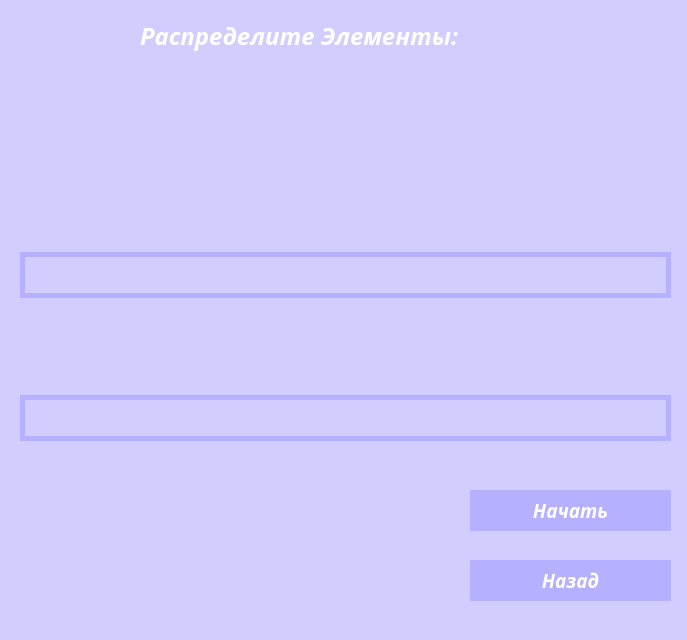
<?xml version="1.0" encoding="UTF-8"?>
<ui version="4.0">
 <class>MainWindow</class>
 <widget class="QMainWindow" name="MainWindow">
  <property name="geometry">
   <rect>
    <x>0</x>
    <y>0</y>
    <width>687</width>
    <height>640</height>
   </rect>
  </property>
  <property name="minimumSize">
   <size>
    <width>684</width>
    <height>640</height>
   </size>
  </property>
  <property name="maximumSize">
   <size>
    <width>687</width>
    <height>640</height>
   </size>
  </property>
  <property name="windowTitle">
   <string>MainWindow</string>
  </property>
  <widget class="QWidget" name="centralwidget">
   <property name="styleSheet">
    <string notr="true">background-color: rgb(209, 205, 255)</string>
   </property>
   <widget class="QLabel" name="label_2">
    <property name="geometry">
     <rect>
      <x>140</x>
      <y>10</y>
      <width>391</width>
      <height>51</height>
     </rect>
    </property>
    <property name="font">
     <font>
      <family>Lucida Sans Typewriter</family>
      <pointsize>18</pointsize>
      <weight>75</weight>
      <italic>true</italic>
      <bold>true</bold>
     </font>
    </property>
    <property name="styleSheet">
     <string notr="true">color:white</string>
    </property>
    <property name="text">
     <string>Распределите Элементы:</string>
    </property>
   </widget>
   <widget class="QLabel" name="label_3">
    <property name="geometry">
     <rect>
      <x>70</x>
      <y>80</y>
      <width>571</width>
      <height>71</height>
     </rect>
    </property>
    <property name="font">
     <font>
      <family>Lucida Sans Typewriter</family>
      <pointsize>18</pointsize>
      <weight>75</weight>
      <italic>true</italic>
      <bold>true</bold>
     </font>
    </property>
    <property name="styleSheet">
     <string notr="true">color:white</string>
    </property>
    <property name="text">
     <string/>
    </property>
   </widget>
   <widget class="QWidget" name="verticalLayoutWidget">
    <property name="geometry">
     <rect>
      <x>20</x>
      <y>160</y>
      <width>651</width>
      <height>281</height>
     </rect>
    </property>
    <layout class="QVBoxLayout" name="verticalLayout">
     <item>
      <widget class="QLabel" name="label_5">
       <property name="font">
        <font>
         <family>Lucida Sans Typewriter</family>
         <pointsize>18</pointsize>
         <weight>75</weight>
         <italic>true</italic>
         <bold>true</bold>
        </font>
       </property>
       <property name="styleSheet">
        <string notr="true">color:white</string>
       </property>
       <property name="text">
        <string/>
       </property>
      </widget>
     </item>
     <item>
      <widget class="QLineEdit" name="lineEdit">
       <property name="font">
        <font>
         <family>Lucida Sans Typewriter</family>
         <pointsize>18</pointsize>
         <weight>75</weight>
         <italic>true</italic>
         <bold>true</bold>
        </font>
       </property>
       <property name="styleSheet">
        <string notr="true">background-color: rgb(209, 205, 255);
border: 5px solid rgb(181, 176, 255);
border-radius:30;
color:white;</string>
       </property>
       <property name="text">
        <string/>
       </property>
       <property name="alignment">
        <set>Qt::AlignLeading|Qt::AlignLeft|Qt::AlignVCenter</set>
       </property>
      </widget>
     </item>
     <item>
      <widget class="QLabel" name="label_4">
       <property name="font">
        <font>
         <family>Lucida Sans Typewriter</family>
         <pointsize>18</pointsize>
         <weight>75</weight>
         <italic>true</italic>
         <bold>true</bold>
        </font>
       </property>
       <property name="styleSheet">
        <string notr="true">color:white</string>
       </property>
       <property name="text">
        <string/>
       </property>
      </widget>
     </item>
     <item>
      <widget class="QLineEdit" name="lineEdit_2">
       <property name="font">
        <font>
         <family>Lucida Sans Typewriter</family>
         <pointsize>18</pointsize>
         <weight>75</weight>
         <italic>true</italic>
         <bold>true</bold>
        </font>
       </property>
       <property name="styleSheet">
        <string notr="true">background-color: rgb(209, 205, 255);
border: 5px solid rgb(181, 176, 255);
border-radius:30;
color:white;</string>
       </property>
       <property name="text">
        <string/>
       </property>
       <property name="alignment">
        <set>Qt::AlignLeading|Qt::AlignLeft|Qt::AlignVCenter</set>
       </property>
      </widget>
     </item>
    </layout>
   </widget>
   <widget class="QPushButton" name="pushButton">
    <property name="geometry">
     <rect>
      <x>470</x>
      <y>490</y>
      <width>201</width>
      <height>41</height>
     </rect>
    </property>
    <property name="font">
     <font>
      <family>Lucida Sans Typewriter</family>
      <pointsize>14</pointsize>
      <weight>75</weight>
      <italic>true</italic>
      <bold>true</bold>
     </font>
    </property>
    <property name="cursor">
     <cursorShape>PointingHandCursor</cursorShape>
    </property>
    <property name="styleSheet">
     <string notr="true">QPushButton{
color:rgb(255, 255, 255);
background-color:rgb(181, 176, 255);
border-radius:30;
}

QPushButton:pressed {
background-color:rgb(163, 78, 194);
}</string>
    </property>
    <property name="text">
     <string>Начать</string>
    </property>
   </widget>
   <widget class="QPushButton" name="pushButton_2">
    <property name="geometry">
     <rect>
      <x>470</x>
      <y>560</y>
      <width>201</width>
      <height>41</height>
     </rect>
    </property>
    <property name="font">
     <font>
      <family>Lucida Sans Typewriter</family>
      <pointsize>14</pointsize>
      <weight>75</weight>
      <italic>true</italic>
      <bold>true</bold>
     </font>
    </property>
    <property name="cursor">
     <cursorShape>PointingHandCursor</cursorShape>
    </property>
    <property name="styleSheet">
     <string notr="true">QPushButton{
color:rgb(255, 255, 255);
background-color:rgb(181, 176, 255);
border-radius:50;
}

QPushButton:pressed {
background-color:rgb(163, 78, 194);
}</string>
    </property>
    <property name="text">
     <string>Назад</string>
    </property>
   </widget>
   <widget class="QLabel" name="label">
    <property name="geometry">
     <rect>
      <x>20</x>
      <y>470</y>
      <width>171</width>
      <height>161</height>
     </rect>
    </property>
    <property name="text">
     <string/>
    </property>
    <property name="pixmap">
     <pixmap>../images/kolbi.png</pixmap>
    </property>
   </widget>
   <widget class="QLabel" name="label_6">
    <property name="geometry">
     <rect>
      <x>210</x>
      <y>450</y>
      <width>221</width>
      <height>41</height>
     </rect>
    </property>
    <property name="font">
     <font>
      <family>Lucida Sans Typewriter</family>
      <pointsize>18</pointsize>
      <weight>75</weight>
      <italic>true</italic>
      <bold>true</bold>
     </font>
    </property>
    <property name="styleSheet">
     <string notr="true">color:white</string>
    </property>
    <property name="text">
     <string/>
    </property>
   </widget>
  </widget>
 </widget>
 <resources/>
 <connections/>
</ui>
